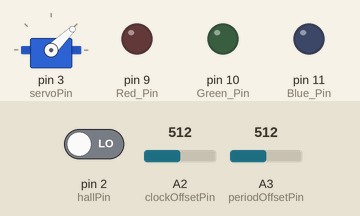
Recording of a sketch running on a simulated Arduino Uno, built with avr-gcc and run on an emulated ATmega328P. Parts: servo, output pins drawn as LEDs (lit = HIGH). Inputs (shaded band) come from the test bench; at power-on: pin 2 (hallPin) LOW, A2 (clockOffsetPin) = 512, A3 (periodOffsetPin) = 512.

Above: at 0.1 s.
At 2.1 s:
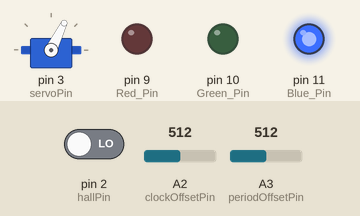
Timing chart, 0 to 3.6 s (numbered marks = the images above):
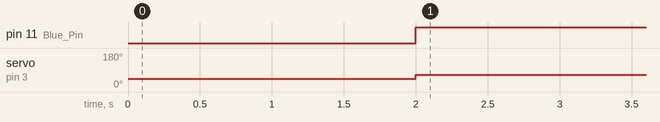

The sketch:

HDDClock.ino
```cpp
#include <Servo.h>
#include "Color.h"
#include "StandardClock.h"
#include "ColorConfig.h"

const byte servoPin = 3;
Servo escServo;

const byte periodOffsetPin = A3;
const byte clockOffsetPin = A2;
const byte hallPin = 2;

volatile unsigned long previousMicros = 0;
volatile unsigned long period = 250000;

StandardClock standardClock;
ClockColorConfig* colorConfig = new ClockColorConfig(&standardClock);

void hall_ISR()
{
  period = micros() - previousMicros;
  previousMicros = micros();
}

void armESC()
{
  escServo.attach(servoPin);
  escServo.writeMicroseconds(1000);
  delay(2000);
}

void speedESC(int outputESC)
{
  int oESC = constrain(outputESC, 1000, 2000);
  escServo.writeMicroseconds(oESC);
}

void setup() {

  //Arm the ESC
  armESC();
  speedESC(1200);

  //Hall Effect Interrupt
  pinMode(hallPin, INPUT);
  attachInterrupt(digitalPinToInterrupt(hallPin), hall_ISR, RISING);

  Color::setupHardware();
  pinMode(periodOffsetPin, INPUT);
  pinMode(clockOffsetPin, INPUT);

  Serial.begin(9600);
}

unsigned int colorCount = 0;
unsigned long lastUpdateTime = 0;
void loop() {

  unsigned int periodOffsetInt = 0;
  unsigned long periodOffset = 0;
  unsigned int clockOffsetInt = 0;
  unsigned long clockOffset = 0;

  if (millis() - lastUpdateTime > 1000)
  {
    periodOffsetInt = analogRead(periodOffsetPin);
    periodOffset = map(periodOffsetInt, 0, 1023, 0 , period);

    clockOffsetInt = analogRead(clockOffsetPin);
    clockOffset = map(clockOffsetPin, 0, 1023, 0, 12 * 60 * 60);

    standardClock.UpdateClock(clockOffset);

    lastUpdateTime = millis();
  }

  unsigned long currentPos = micros() - previousMicros + periodOffset;

  if (currentPos > period)
    currentPos = currentPos - ((int)(currentPos / (double) period)) * period;

  Color nextColor = colorConfig->getColorAt(currentPos);
  Color::updateColor(nextColor);
}
```

Color.cpp
```cpp
#include "Color.h"
#include "Arduino.h"

const byte Color::Red_Pin = 9;
const byte Color::Green_Pin = 10;
const byte Color::Blue_Pin = 11;

const Color Color::Red(true, false, false);
const Color Color::Green( false, true, false);
const Color Color::Blue(false, false, true);
const Color Color::White(true, true, true);
const Color Color::Black(false, false, false);
const Color Color::RG_Yellow(true, true, false);
const Color Color::RB_Purple(true, false, true);
const Color Color::GB_Cyan(false, true, true);

Color::Color():
  R(true), G(true), B(true) {}

void Color::setupHardware()
{
  pinMode(Color::Red_Pin, OUTPUT);
  pinMode(Color::Green_Pin, OUTPUT);
  pinMode(Color::Blue_Pin, OUTPUT);
}

void Color::updateColor(Color col)
{
  digitalWrite(Red_Pin, col.R ? HIGH : LOW);
  digitalWrite(Green_Pin, col.G ? HIGH : LOW);
  digitalWrite(Blue_Pin, col.B ? HIGH : LOW);
}

void Color::updateColor(const byte r, const byte g, const byte b)
{

  analogWrite(Red_Pin, constrain(r, 0, 255));
  analogWrite(Green_Pin, constrain(g, 0, 255));
  analogWrite(Blue_Pin, constrain(b, 0, 255));
}

Color::Color(bool _r, bool _g, bool _b):
  R(_r), G(_g), B(_b) {}
```

Color.h
```cpp
#ifndef Color_h
#define Color_h

#include "Arduino.h"

class Color
{
  public:
    Color();
    Color(bool R, bool G, bool B);

    const bool R, G, B;

    String toString();

    static const byte Red_Pin, Green_Pin, Blue_Pin;
    static const Color Red,
           Green,
           Blue,
           White,
           Black,
           RG_Yellow,
           RB_Purple,
           GB_Cyan;

    static void setupHardware();
    static void updateColor(Color col);
    static void updateColor(const byte r, const byte g, const byte b);
};

#endif
```

StandardClock.cpp
```cpp
#include "StandardClock.h"
#include "Arduino.h"

void StandardClock::UpdateClock(unsigned long _secondsOffset)
{
  secondsOffset = _secondsOffset;

  unsigned long clockTime = millis() / 1000;//seconds
  clockTime = clockTime + secondsOffset;

  seconds = clockTime % 60;

  clockTime /= 60; //minutes
  minutes = clockTime % 60;

  clockTime /=60;  //hours
  hours = clockTime%12;
}
```

StandardClock.h
```cpp
#ifndef StandardClock_h
#define StandardClock_h
#include "Arduino.h"

class StandardClock
{
  public:
    unsigned long secondsOffset=0;
    byte seconds = 0, minutes = 0, hours = 0;
    void UpdateClock(unsigned long _secondsOffset);
};

#endif
```

ColorConfig.cpp
```cpp
#include "Color.h"
#include "ColorConfig.h"

ClockColorConfig::ClockColorConfig(StandardClock* _standardClock)
{
  standardClock = _standardClock;
  }

Color ClockColorConfig::getColorAt(double currentPos)
{
  Color* color;
  double lowerBound, upperBound;
  byte hours = standardClock->hours;
  byte minutes = standardClock->minutes;
  byte seconds = standardClock->seconds;

  //hour marker
  lowerBound = 1.0 / 12.0 - 0.5 * hourMarkerWidth;
  upperBound = 0.5 * hourMarkerWidth;

  if (currentPos / 12.0 >= lowerBound & currentPos / 12.0 <= upperBound)
    color = &HourMarker;

  //hour hand
  lowerBound = hours / 12.0 + minutes / (12.0 * 60.0) - 0.5 * hoursWidth;
  upperBound = hours / 12.0 + minutes / (12.0 * 60.0) + 0.5 * hoursWidth;

  if (currentPos >= lowerBound & currentPos <= upperBound)
    color = &HoursHand;

  //minute hand
  lowerBound = minutes / 60.0 + seconds / 3600.0 - 0.5 * minutesWidth;
  upperBound = minutes / 60.0 + seconds / 3600.0 + 0.5 * minutesWidth;

  if (currentPos > lowerBound & currentPos < upperBound)
    color = &MinutesHand;

  //second hand
  lowerBound = seconds / 60.0 - 0.5 * secondsWidth;
  upperBound = seconds / 60.0 + 0.5 * secondsWidth;

  if (currentPos > lowerBound & currentPos < upperBound)
    color = &SecondsHand;

  return *color;
}
```

ColorConfig.h
```cpp
#ifndef ColorConfig_h
#define ColorConfig_h

#include "Arduino.h"
#include "Color.h"
#include "StandardClock.h"

class ColorConfig
{
  public:
    virtual Color getColorAt(double currentPos) = 0;
};

class ClockColorConfig: public ColorConfig
{
  public:
    ClockColorConfig(StandardClock* _standardClock);

    Color SecondsHand;
    Color MinutesHand;
    Color HoursHand;
    Color HourMarker;

    StandardClock* standardClock;
    float secondsWidth, minutesWidth, hoursWidth, hourMarkerWidth;

    Color getColorAt(double currentPos) override;
};

#endif
```

Measured:
- by itself, pin 11 (Blue_Pin): LOW → HIGH at 2.0 s
- by itself, servo on pin 3 (servoPin): 44° → 64° at 2.0 s
